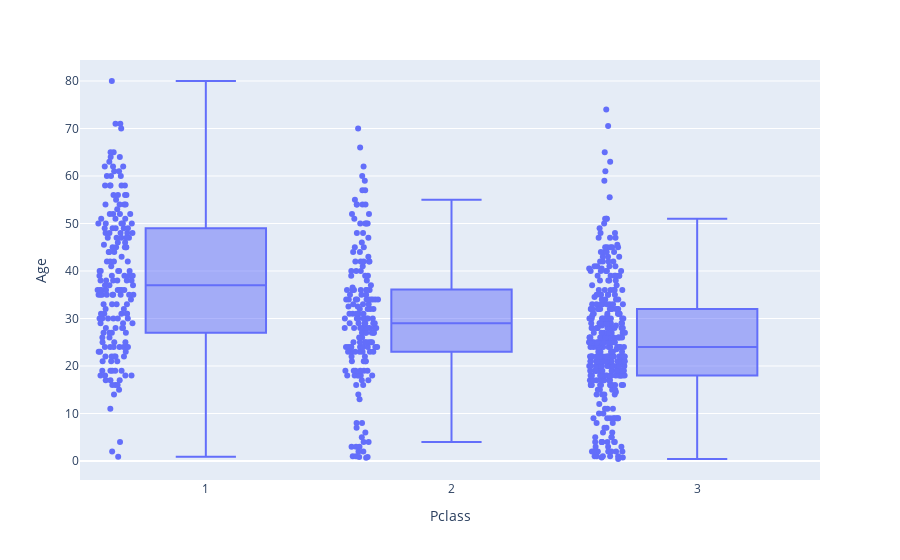

Notebook code for this chart:
### Code cell
fig = px.box(df, x='Pclass', y="Age", points="all")
fig.show()

### Figure 1 — Plotly figure (JSON) as saved in the notebook; plotly's stock layout.template omitted (floating-point values rounded to 4 significant figures; data arrays with more than 128 entries replaced by an {"elided": "..."} marker saying what was removed)
{"data": [{"alignmentgroup": "True", "boxpoints": "all", "hovertemplate": "Pclass=%{x}<br>Age=%{y}<extra></extra>", "legendgroup": "", "marker": {"color": "#636efa"}, "name": "", "notched": false, "offsetgroup": "", "orientation": "v", "showlegend": false, "type": "box", "x": {"elided": "891 int values"}, "x0": " ", "xaxis": "x", "y": {"elided": "891 float values"}, "y0": " ", "yaxis": "y"}], "layout": {"boxmode": "group", "legend": {"tracegroupgap": 0}, "margin": {"t": 60}, "xaxis": {"anchor": "y", "domain": [0, 1], "title": {"text": "Pclass"}}, "yaxis": {"anchor": "x", "domain": [0, 1], "title": {"text": "Age"}}}}
